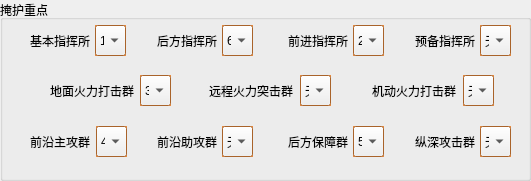
  <widget class="QGroupBox" name="groupBox_2">
   <property name="geometry">
    <rect>
     <x>30</x>
     <y>129</y>
     <width>531</width>
     <height>181</height>
    </rect>
   </property>
   <property name="title">
    <string>掩护重点</string>
   </property>
   <widget class="QLabel" name="label_45">
    <property name="geometry">
     <rect>
      <x>30</x>
      <y>30</y>
      <width>81</width>
      <height>21</height>
     </rect>
    </property>
    <property name="text">
     <string>基本指挥所</string>
    </property>
   </widget>
   <widget class="QComboBox" name="comboBox_40">
    <property name="geometry">
     <rect>
      <x>95</x>
      <y>25</y>
      <width>31</width>
      <height>31</height>
     </rect>
    </property>
    <property name="palette">
     <palette>
      <active>
       <colorrole role="Base">
        <brush brushstyle="SolidPattern">
         <color alpha="255">
          <red>255</red>
          <green>255</green>
          <blue>255</blue>
         </color>
        </brush>
       </colorrole>
       <colorrole role="Window">
        <brush brushstyle="SolidPattern">
         <color alpha="255">
          <red>236</red>
          <green>139</green>
          <blue>59</blue>
         </color>
        </brush>
       </colorrole>
      </active>
      <inactive>
       <colorrole role="Base">
        <brush brushstyle="SolidPattern">
         <color alpha="255">
          <red>255</red>
          <green>255</green>
          <blue>255</blue>
         </color>
        </brush>
       </colorrole>
       <colorrole role="Window">
        <brush brushstyle="SolidPattern">
         <color alpha="255">
          <red>236</red>
          <green>139</green>
          <blue>59</blue>
         </color>
        </brush>
       </colorrole>
      </inactive>
      <disabled>
       <colorrole role="Base">
        <brush brushstyle="SolidPattern">
         <color alpha="255">
          <red>236</red>
          <green>139</green>
          <blue>59</blue>
         </color>
        </brush>
       </colorrole>
       <colorrole role="Window">
        <brush brushstyle="SolidPattern">
         <color alpha="255">
          <red>236</red>
          <green>139</green>
          <blue>59</blue>
         </color>
        </brush>
       </colorrole>
      </disabled>
     </palette>
    </property>
    <property name="autoFillBackground">
     <bool>true</bool>
    </property>
    <item>
     <property name="text">
      <string>1</string>
     </property>
    </item>
    <item>
     <property name="text">
      <string>2</string>
     </property>
    </item>
    <item>
     <property name="text">
      <string>3</string>
     </property>
    </item>
    <item>
     <property name="text">
      <string>4</string>
     </property>
    </item>
    <item>
     <property name="text">
      <string>5</string>
     </property>
    </item>
    <item>
     <property name="text">
      <string>6</string>
     </property>
    </item>
    <item>
     <property name="text">
      <string>7</string>
     </property>
    </item>
    <item>
     <property name="text">
      <string>8</string>
     </property>
    </item>
    <item>
     <property name="text">
      <string>9</string>
     </property>
    </item>
   </widget>
   <widget class="QComboBox" name="comboBox_41">
    <property name="geometry">
     <rect>
      <x>222</x>
      <y>25</y>
      <width>31</width>
      <height>31</height>
     </rect>
    </property>
    <property name="palette">
     <palette>
      <active>
       <colorrole role="Base">
        <brush brushstyle="SolidPattern">
         <color alpha="255">
          <red>255</red>
          <green>255</green>
          <blue>255</blue>
         </color>
        </brush>
       </colorrole>
       <colorrole role="Window">
        <brush brushstyle="SolidPattern">
         <color alpha="255">
          <red>236</red>
          <green>139</green>
          <blue>59</blue>
         </color>
        </brush>
       </colorrole>
      </active>
      <inactive>
       <colorrole role="Base">
        <brush brushstyle="SolidPattern">
         <color alpha="255">
          <red>255</red>
          <green>255</green>
          <blue>255</blue>
         </color>
        </brush>
       </colorrole>
       <colorrole role="Window">
        <brush brushstyle="SolidPattern">
         <color alpha="255">
          <red>236</red>
          <green>139</green>
          <blue>59</blue>
         </color>
        </brush>
       </colorrole>
      </inactive>
      <disabled>
       <colorrole role="Base">
        <brush brushstyle="SolidPattern">
         <color alpha="255">
          <red>236</red>
          <green>139</green>
          <blue>59</blue>
         </color>
        </brush>
       </colorrole>
       <colorrole role="Window">
        <brush brushstyle="SolidPattern">
         <color alpha="255">
          <red>236</red>
          <green>139</green>
          <blue>59</blue>
         </color>
        </brush>
       </colorrole>
      </disabled>
     </palette>
    </property>
    <property name="autoFillBackground">
     <bool>true</bool>
    </property>
    <item>
     <property name="text">
      <string>6</string>
     </property>
    </item>
    <item>
     <property name="text">
      <string>1</string>
     </property>
    </item>
    <item>
     <property name="text">
      <string>2</string>
     </property>
    </item>
    <item>
     <property name="text">
      <string>3</string>
     </property>
    </item>
    <item>
     <property name="text">
      <string>4</string>
     </property>
    </item>
    <item>
     <property name="text">
      <string>5</string>
     </property>
    </item>
    <item>
     <property name="text">
      <string>7</string>
     </property>
    </item>
    <item>
     <property name="text">
      <string>8</string>
     </property>
    </item>
    <item>
     <property name="text">
      <string>9</string>
     </property>
    </item>
   </widget>
   <widget class="QLabel" name="label_46">
    <property name="geometry">
     <rect>
      <x>157</x>
      <y>30</y>
      <width>81</width>
      <height>21</height>
     </rect>
    </property>
    <property name="text">
     <string>后方指挥所</string>
    </property>
   </widget>
   <widget class="QComboBox" name="comboBox_42">
    <property name="geometry">
     <rect>
      <x>353</x>
      <y>25</y>
      <width>31</width>
      <height>31</height>
     </rect>
    </property>
    <property name="palette">
     <palette>
      <active>
       <colorrole role="Base">
        <brush brushstyle="SolidPattern">
         <color alpha="255">
          <red>255</red>
          <green>255</green>
          <blue>255</blue>
         </color>
        </brush>
       </colorrole>
       <colorrole role="Window">
        <brush brushstyle="SolidPattern">
         <color alpha="255">
          <red>236</red>
          <green>139</green>
          <blue>59</blue>
         </color>
        </brush>
       </colorrole>
      </active>
      <inactive>
       <colorrole role="Base">
        <brush brushstyle="SolidPattern">
         <color alpha="255">
          <red>255</red>
          <green>255</green>
          <blue>255</blue>
         </color>
        </brush>
       </colorrole>
       <colorrole role="Window">
        <brush brushstyle="SolidPattern">
         <color alpha="255">
          <red>236</red>
          <green>139</green>
          <blue>59</blue>
         </color>
        </brush>
       </colorrole>
      </inactive>
      <disabled>
       <colorrole role="Base">
        <brush brushstyle="SolidPattern">
         <color alpha="255">
          <red>236</red>
          <green>139</green>
          <blue>59</blue>
         </color>
        </brush>
       </colorrole>
       <colorrole role="Window">
        <brush brushstyle="SolidPattern">
         <color alpha="255">
          <red>236</red>
          <green>139</green>
          <blue>59</blue>
         </color>
        </brush>
       </colorrole>
      </disabled>
     </palette>
    </property>
    <property name="autoFillBackground">
     <bool>true</bool>
    </property>
    <item>
     <property name="text">
      <string>2</string>
     </property>
    </item>
    <item>
     <property name="text">
      <string>1</string>
     </property>
    </item>
    <item>
     <property name="text">
      <string>3</string>
     </property>
    </item>
    <item>
     <property name="text">
      <string>4</string>
     </property>
    </item>
    <item>
     <property name="text">
      <string>5</string>
     </property>
    </item>
    <item>
     <property name="text">
      <string>6</string>
     </property>
    </item>
    <item>
     <property name="text">
      <string>7</string>
     </property>
    </item>
    <item>
     <property name="text">
      <string>8</string>
     </property>
    </item>
    <item>
     <property name="text">
      <string>9</string>
     </property>
    </item>
   </widget>
   <widget class="QLabel" name="label_47">
    <property name="geometry">
     <rect>
      <x>415</x>
      <y>30</y>
      <width>81</width>
      <height>21</height>
     </rect>
    </property>
    <property name="text">
     <string>预备指挥所</string>
    </property>
   </widget>
   <widget class="QLabel" name="label_48">
    <property name="geometry">
     <rect>
      <x>288</x>
      <y>30</y>
      <width>81</width>
      <height>21</height>
     </rect>
    </property>
    <property name="text">
     <string>前进指挥所</string>
    </property>
   </widget>
   <widget class="QComboBox" name="comboBox_43">
    <property name="geometry">
     <rect>
      <x>480</x>
      <y>25</y>
      <width>31</width>
      <height>31</height>
     </rect>
    </property>
    <property name="palette">
     <palette>
      <active>
       <colorrole role="Base">
        <brush brushstyle="SolidPattern">
         <color alpha="255">
          <red>255</red>
          <green>255</green>
          <blue>255</blue>
         </color>
        </brush>
       </colorrole>
       <colorrole role="Window">
        <brush brushstyle="SolidPattern">
         <color alpha="255">
          <red>236</red>
          <green>139</green>
          <blue>59</blue>
         </color>
        </brush>
       </colorrole>
      </active>
      <inactive>
       <colorrole role="Base">
        <brush brushstyle="SolidPattern">
         <color alpha="255">
          <red>255</red>
          <green>255</green>
          <blue>255</blue>
         </color>
        </brush>
       </colorrole>
       <colorrole role="Window">
        <brush brushstyle="SolidPattern">
         <color alpha="255">
          <red>236</red>
          <green>139</green>
          <blue>59</blue>
         </color>
        </brush>
       </colorrole>
      </inactive>
      <disabled>
       <colorrole role="Base">
        <brush brushstyle="SolidPattern">
         <color alpha="255">
          <red>236</red>
          <green>139</green>
          <blue>59</blue>
         </color>
        </brush>
       </colorrole>
       <colorrole role="Window">
        <brush brushstyle="SolidPattern">
         <color alpha="255">
          <red>236</red>
          <green>139</green>
          <blue>59</blue>
         </color>
        </brush>
       </colorrole>
      </disabled>
     </palette>
    </property>
    <property name="autoFillBackground">
     <bool>true</bool>
    </property>
    <item>
     <property name="text">
      <string>无</string>
     </property>
    </item>
    <item>
     <property name="text">
      <string>1</string>
     </property>
    </item>
    <item>
     <property name="text">
      <string>2</string>
     </property>
    </item>
    <item>
     <property name="text">
      <string>3</string>
     </property>
    </item>
    <item>
     <property name="text">
      <string>4</string>
     </property>
    </item>
    <item>
     <property name="text">
      <string>5</string>
     </property>
    </item>
    <item>
     <property name="text">
      <string>6</string>
     </property>
    </item>
    <item>
     <property name="text">
      <string>7</string>
     </property>
    </item>
    <item>
     <property name="text">
      <string>8</string>
     </property>
    </item>
    <item>
     <property name="text">
      <string>9</string>
     </property>
    </item>
   </widget>
   <widget class="QComboBox" name="comboBox_44">
    <property name="geometry">
     <rect>
      <x>140</x>
      <y>75</y>
      <width>31</width>
      <height>31</height>
     </rect>
    </property>
    <property name="palette">
     <palette>
      <active>
       <colorrole role="Base">
        <brush brushstyle="SolidPattern">
         <color alpha="255">
          <red>255</red>
          <green>255</green>
          <blue>255</blue>
         </color>
        </brush>
       </colorrole>
       <colorrole role="Window">
        <brush brushstyle="SolidPattern">
         <color alpha="255">
          <red>236</red>
          <green>139</green>
          <blue>59</blue>
         </color>
        </brush>
       </colorrole>
      </active>
      <inactive>
       <colorrole role="Base">
        <brush brushstyle="SolidPattern">
         <color alpha="255">
          <red>255</red>
          <green>255</green>
          <blue>255</blue>
         </color>
        </brush>
       </colorrole>
       <colorrole role="Window">
        <brush brushstyle="SolidPattern">
         <color alpha="255">
          <red>236</red>
          <green>139</green>
          <blue>59</blue>
         </color>
        </brush>
       </colorrole>
      </inactive>
      <disabled>
       <colorrole role="Base">
        <brush brushstyle="SolidPattern">
         <color alpha="255">
          <red>236</red>
          <green>139</green>
          <blue>59</blue>
         </color>
        </brush>
       </colorrole>
       <colorrole role="Window">
        <brush brushstyle="SolidPattern">
         <color alpha="255">
          <red>236</red>
          <green>139</green>
          <blue>59</blue>
         </color>
        </brush>
       </colorrole>
      </disabled>
     </palette>
    </property>
    <property name="autoFillBackground">
     <bool>true</bool>
    </property>
    <item>
     <property name="text">
      <string>3</string>
     </property>
    </item>
    <item>
     <property name="text">
      <string>1</string>
     </property>
    </item>
    <item>
     <property name="text">
      <string>2</string>
     </property>
    </item>
    <item>
     <property name="text">
      <string>4</string>
     </property>
    </item>
    <item>
     <property name="text">
      <string>5</string>
     </property>
    </item>
    <item>
     <property name="text">
      <string>6</string>
     </property>
    </item>
    <item>
     <property name="text">
      <string>7</string>
     </property>
    </item>
    <item>
     <property name="text">
      <string>8</string>
     </property>
    </item>
    <item>
     <property name="text">
      <string>9</string>
     </property>
    </item>
   </widget>
   <widget class="QLabel" name="label_49">
    <property name="geometry">
     <rect>
      <x>209</x>
      <y>80</y>
      <width>91</width>
      <height>21</height>
     </rect>
    </property>
    <property name="text">
     <string>远程火力突击群</string>
    </property>
   </widget>
   <widget class="QLabel" name="label_50">
    <property name="geometry">
     <rect>
      <x>372</x>
      <y>80</y>
      <width>91</width>
      <height>21</height>
     </rect>
    </property>
    <property name="text">
     <string>机动火力打击群</string>
    </property>
   </widget>
   <widget class="QLabel" name="label_51">
    <property name="geometry">
     <rect>
      <x>50</x>
      <y>80</y>
      <width>91</width>
      <height>21</height>
     </rect>
    </property>
    <property name="text">
     <string>地面火力打击群</string>
    </property>
   </widget>
   <widget class="QComboBox" name="comboBox_46">
    <property name="geometry">
     <rect>
      <x>300</x>
      <y>75</y>
      <width>31</width>
      <height>31</height>
     </rect>
    </property>
    <property name="palette">
     <palette>
      <active>
       <colorrole role="Base">
        <brush brushstyle="SolidPattern">
         <color alpha="255">
          <red>255</red>
          <green>255</green>
          <blue>255</blue>
         </color>
        </brush>
       </colorrole>
       <colorrole role="Window">
        <brush brushstyle="SolidPattern">
         <color alpha="255">
          <red>236</red>
          <green>139</green>
          <blue>59</blue>
         </color>
        </brush>
       </colorrole>
      </active>
      <inactive>
       <colorrole role="Base">
        <brush brushstyle="SolidPattern">
         <color alpha="255">
          <red>255</red>
          <green>255</green>
          <blue>255</blue>
         </color>
        </brush>
       </colorrole>
       <colorrole role="Window">
        <brush brushstyle="SolidPattern">
         <color alpha="255">
          <red>236</red>
          <green>139</green>
          <blue>59</blue>
         </color>
        </brush>
       </colorrole>
      </inactive>
      <disabled>
       <colorrole role="Base">
        <brush brushstyle="SolidPattern">
         <color alpha="255">
          <red>236</red>
          <green>139</green>
          <blue>59</blue>
         </color>
        </brush>
       </colorrole>
       <colorrole role="Window">
        <brush brushstyle="SolidPattern">
         <color alpha="255">
          <red>236</red>
          <green>139</green>
          <blue>59</blue>
         </color>
        </brush>
       </colorrole>
      </disabled>
     </palette>
    </property>
    <property name="autoFillBackground">
     <bool>true</bool>
    </property>
    <item>
     <property name="text">
      <string>无</string>
     </property>
    </item>
    <item>
     <property name="text">
      <string>1</string>
     </property>
    </item>
    <item>
     <property name="text">
      <string>2</string>
     </property>
    </item>
    <item>
     <property name="text">
      <string>3</string>
     </property>
    </item>
    <item>
     <property name="text">
      <string>4</string>
     </property>
    </item>
    <item>
     <property name="text">
      <string>5</string>
     </property>
    </item>
    <item>
     <property name="text">
      <string>6</string>
     </property>
    </item>
    <item>
     <property name="text">
      <string>7</string>
     </property>
    </item>
    <item>
     <property name="text">
      <string>8</string>
     </property>
    </item>
    <item>
     <property name="text">
      <string>9</string>
     </property>
    </item>
   </widget>
   <widget class="QComboBox" name="comboBox_47">
    <property name="geometry">
     <rect>
      <x>463</x>
      <y>75</y>
      <width>31</width>
      <height>31</height>
     </rect>
    </property>
    <property name="palette">
     <palette>
      <active>
       <colorrole role="Base">
        <brush brushstyle="SolidPattern">
         <color alpha="255">
          <red>255</red>
          <green>255</green>
          <blue>255</blue>
         </color>
        </brush>
       </colorrole>
       <colorrole role="Window">
        <brush brushstyle="SolidPattern">
         <color alpha="255">
          <red>236</red>
          <green>139</green>
          <blue>59</blue>
         </color>
        </brush>
       </colorrole>
      </active>
      <inactive>
       <colorrole role="Base">
        <brush brushstyle="SolidPattern">
         <color alpha="255">
          <red>255</red>
          <green>255</green>
          <blue>255</blue>
         </color>
        </brush>
       </colorrole>
       <colorrole role="Window">
        <brush brushstyle="SolidPattern">
         <color alpha="255">
          <red>236</red>
          <green>139</green>
          <blue>59</blue>
         </color>
        </brush>
       </colorrole>
      </inactive>
      <disabled>
       <colorrole role="Base">
        <brush brushstyle="SolidPattern">
         <color alpha="255">
          <red>236</red>
          <green>139</green>
          <blue>59</blue>
         </color>
        </brush>
       </colorrole>
       <colorrole role="Window">
        <brush brushstyle="SolidPattern">
         <color alpha="255">
          <red>236</red>
          <green>139</green>
          <blue>59</blue>
         </color>
        </brush>
       </colorrole>
      </disabled>
     </palette>
    </property>
    <property name="autoFillBackground">
     <bool>true</bool>
    </property>
    <item>
     <property name="text">
      <string>无</string>
     </property>
    </item>
    <item>
     <property name="text">
      <string>1</string>
     </property>
    </item>
    <item>
     <property name="text">
      <string>2</string>
     </property>
    </item>
    <item>
     <property name="text">
      <string>3</string>
     </property>
    </item>
    <item>
     <property name="text">
      <string>4</string>
     </property>
    </item>
    <item>
     <property name="text">
      <string>5</string>
     </property>
    </item>
    <item>
     <property name="text">
      <string>6</string>
     </property>
    </item>
    <item>
     <property name="text">
      <string>7</string>
     </property>
    </item>
    <item>
     <property name="text">
      <string>8</string>
     </property>
    </item>
    <item>
     <property name="text">
      <string>9</string>
     </property>
    </item>
   </widget>
   <widget class="QComboBox" name="comboBox_48">
    <property name="geometry">
     <rect>
      <x>353</x>
      <y>126</y>
      <width>31</width>
      <height>31</height>
     </rect>
    </property>
    <property name="palette">
     <palette>
      <active>
       <colorrole role="Base">
        <brush brushstyle="SolidPattern">
         <color alpha="255">
          <red>255</red>
          <green>255</green>
          <blue>255</blue>
         </color>
        </brush>
       </colorrole>
       <colorrole role="Window">
        <brush brushstyle="SolidPattern">
         <color alpha="255">
          <red>236</red>
          <green>139</green>
          <blue>59</blue>
         </color>
        </brush>
       </colorrole>
      </active>
      <inactive>
       <colorrole role="Base">
        <brush brushstyle="SolidPattern">
         <color alpha="255">
          <red>255</red>
          <green>255</green>
          <blue>255</blue>
         </color>
        </brush>
       </colorrole>
       <colorrole role="Window">
        <brush brushstyle="SolidPattern">
         <color alpha="255">
          <red>236</red>
          <green>139</green>
          <blue>59</blue>
         </color>
        </brush>
       </colorrole>
      </inactive>
      <disabled>
       <colorrole role="Base">
        <brush brushstyle="SolidPattern">
         <color alpha="255">
          <red>236</red>
          <green>139</green>
          <blue>59</blue>
         </color>
        </brush>
       </colorrole>
       <colorrole role="Window">
        <brush brushstyle="SolidPattern">
         <color alpha="255">
          <red>236</red>
          <green>139</green>
          <blue>59</blue>
         </color>
        </brush>
       </colorrole>
      </disabled>
     </palette>
    </property>
    <property name="autoFillBackground">
     <bool>true</bool>
    </property>
    <item>
     <property name="text">
      <string>5</string>
     </property>
    </item>
    <item>
     <property name="text">
      <string>1</string>
     </property>
    </item>
    <item>
     <property name="text">
      <string>2</string>
     </property>
    </item>
    <item>
     <property name="text">
      <string>3</string>
     </property>
    </item>
    <item>
     <property name="text">
      <string>4</string>
     </property>
    </item>
    <item>
     <property name="text">
      <string>6</string>
     </property>
    </item>
    <item>
     <property name="text">
      <string>7</string>
     </property>
    </item>
    <item>
     <property name="text">
      <string>8</string>
     </property>
    </item>
    <item>
     <property name="text">
      <string>9</string>
     </property>
    </item>
   </widget>
   <widget class="QComboBox" name="comboBox_49">
    <property name="geometry">
     <rect>
      <x>96</x>
      <y>126</y>
      <width>31</width>
      <height>31</height>
     </rect>
    </property>
    <property name="palette">
     <palette>
      <active>
       <colorrole role="Base">
        <brush brushstyle="SolidPattern">
         <color alpha="255">
          <red>255</red>
          <green>255</green>
          <blue>255</blue>
         </color>
        </brush>
       </colorrole>
       <colorrole role="Window">
        <brush brushstyle="SolidPattern">
         <color alpha="255">
          <red>236</red>
          <green>139</green>
          <blue>59</blue>
         </color>
        </brush>
       </colorrole>
      </active>
      <inactive>
       <colorrole role="Base">
        <brush brushstyle="SolidPattern">
         <color alpha="255">
          <red>255</red>
          <green>255</green>
          <blue>255</blue>
         </color>
        </brush>
       </colorrole>
       <colorrole role="Window">
        <brush brushstyle="SolidPattern">
         <color alpha="255">
          <red>236</red>
          <green>139</green>
          <blue>59</blue>
         </color>
        </brush>
       </colorrole>
      </inactive>
      <disabled>
       <colorrole role="Base">
        <brush brushstyle="SolidPattern">
         <color alpha="255">
          <red>236</red>
          <green>139</green>
          <blue>59</blue>
         </color>
        </brush>
       </colorrole>
       <colorrole role="Window">
        <brush brushstyle="SolidPattern">
         <color alpha="255">
          <red>236</red>
          <green>139</green>
          <blue>59</blue>
         </color>
        </brush>
       </colorrole>
      </disabled>
     </palette>
    </property>
    <property name="autoFillBackground">
     <bool>true</bool>
    </property>
    <item>
     <property name="text">
      <string>4</string>
     </property>
    </item>
    <item>
     <property name="text">
      <string>1</string>
     </property>
    </item>
    <item>
     <property name="text">
      <string>2</string>
     </property>
    </item>
    <item>
     <property name="text">
      <string>3</string>
     </property>
    </item>
    <item>
     <property name="text">
      <string>5</string>
     </property>
    </item>
    <item>
     <property name="text">
      <string>6</string>
     </property>
    </item>
    <item>
     <property name="text">
      <string>7</string>
     </property>
    </item>
    <item>
     <property name="text">
      <string>8</string>
     </property>
    </item>
    <item>
     <property name="text">
      <string>9</string>
     </property>
    </item>
   </widget>
   <widget class="QComboBox" name="comboBox_50">
    <property name="geometry">
     <rect>
      <x>480</x>
      <y>126</y>
      <width>31</width>
      <height>31</height>
     </rect>
    </property>
    <property name="palette">
     <palette>
      <active>
       <colorrole role="Base">
        <brush brushstyle="SolidPattern">
         <color alpha="255">
          <red>255</red>
          <green>255</green>
          <blue>255</blue>
         </color>
        </brush>
       </colorrole>
       <colorrole role="Window">
        <brush brushstyle="SolidPattern">
         <color alpha="255">
          <red>236</red>
          <green>139</green>
          <blue>59</blue>
         </color>
        </brush>
       </colorrole>
      </active>
      <inactive>
       <colorrole role="Base">
        <brush brushstyle="SolidPattern">
         <color alpha="255">
          <red>255</red>
          <green>255</green>
          <blue>255</blue>
         </color>
        </brush>
       </colorrole>
       <colorrole role="Window">
        <brush brushstyle="SolidPattern">
         <color alpha="255">
          <red>236</red>
          <green>139</green>
          <blue>59</blue>
         </color>
        </brush>
       </colorrole>
      </inactive>
      <disabled>
       <colorrole role="Base">
        <brush brushstyle="SolidPattern">
         <color alpha="255">
          <red>236</red>
          <green>139</green>
          <blue>59</blue>
         </color>
        </brush>
       </colorrole>
       <colorrole role="Window">
        <brush brushstyle="SolidPattern">
         <color alpha="255">
          <red>236</red>
          <green>139</green>
          <blue>59</blue>
         </color>
        </brush>
       </colorrole>
      </disabled>
     </palette>
    </property>
    <property name="autoFillBackground">
     <bool>true</bool>
    </property>
    <item>
     <property name="text">
      <string>无</string>
     </property>
    </item>
    <item>
     <property name="text">
      <string>1</string>
     </property>
    </item>
    <item>
     <property name="text">
      <string>2</string>
     </property>
    </item>
    <item>
     <property name="text">
      <string>3</string>
     </property>
    </item>
    <item>
     <property name="text">
      <string>4</string>
     </property>
    </item>
    <item>
     <property name="text">
      <string>5</string>
     </property>
    </item>
    <item>
     <property name="text">
      <string>6</string>
     </property>
    </item>
    <item>
     <property name="text">
      <string>7</string>
     </property>
    </item>
    <item>
     <property name="text">
      <string>8</string>
     </property>
    </item>
    <item>
     <property name="text">
      <string>9</string>
     </property>
    </item>
   </widget>
   <widget class="QComboBox" name="comboBox_51">
    <property name="geometry">
     <rect>
      <x>222</x>
      <y>126</y>
      <width>31</width>
      <height>31</height>
     </rect>
    </property>
    <property name="palette">
     <palette>
      <active>
       <colorrole role="Base">
        <brush brushstyle="SolidPattern">
         <color alpha="255">
          <red>255</red>
          <green>255</green>
          <blue>255</blue>
         </color>
        </brush>
       </colorrole>
       <colorrole role="Window">
        <brush brushstyle="SolidPattern">
         <color alpha="255">
          <red>236</red>
          <green>139</green>
          <blue>59</blue>
         </color>
        </brush>
       </colorrole>
      </active>
      <inactive>
       <colorrole role="Base">
        <brush brushstyle="SolidPattern">
         <color alpha="255">
          <red>255</red>
          <green>255</green>
          <blue>255</blue>
         </color>
        </brush>
       </colorrole>
       <colorrole role="Window">
        <brush brushstyle="SolidPattern">
         <color alpha="255">
          <red>236</red>
          <green>139</green>
          <blue>59</blue>
         </color>
        </brush>
       </colorrole>
      </inactive>
      <disabled>
       <colorrole role="Base">
        <brush brushstyle="SolidPattern">
         <color alpha="255">
          <red>236</red>
          <green>139</green>
          <blue>59</blue>
         </color>
        </brush>
       </colorrole>
       <colorrole role="Window">
        <brush brushstyle="SolidPattern">
         <color alpha="255">
          <red>236</red>
          <green>139</green>
          <blue>59</blue>
         </color>
        </brush>
       </colorrole>
      </disabled>
     </palette>
    </property>
    <property name="autoFillBackground">
     <bool>true</bool>
    </property>
    <item>
     <property name="text">
      <string>无</string>
     </property>
    </item>
    <item>
     <property name="text">
      <string>1</string>
     </property>
    </item>
    <item>
     <property name="text">
      <string>2</string>
     </property>
    </item>
    <item>
     <property name="text">
      <string>3</string>
     </property>
    </item>
    <item>
     <property name="text">
      <string>4</string>
     </property>
    </item>
    <item>
     <property name="text">
      <string>5</string>
     </property>
    </item>
    <item>
     <property name="text">
      <string>6</string>
     </property>
    </item>
    <item>
     <property name="text">
      <string>7</string>
     </property>
    </item>
    <item>
     <property name="text">
      <string>8</string>
     </property>
    </item>
    <item>
     <property name="text">
      <string>9</string>
     </property>
    </item>
   </widget>
   <widget class="QLabel" name="label_53">
    <property name="geometry">
     <rect>
      <x>415</x>
      <y>131</y>
      <width>81</width>
      <height>21</height>
     </rect>
    </property>
    <property name="text">
     <string>纵深攻击群</string>
    </property>
   </widget>
   <widget class="QLabel" name="label_54">
    <property name="geometry">
     <rect>
      <x>288</x>
      <y>131</y>
      <width>81</width>
      <height>21</height>
     </rect>
    </property>
    <property name="text">
     <string>后方保障群</string>
    </property>
   </widget>
   <widget class="QLabel" name="label_55">
    <property name="geometry">
     <rect>
      <x>157</x>
      <y>131</y>
      <width>81</width>
      <height>21</height>
     </rect>
    </property>
    <property name="text">
     <string>前沿助攻群</string>
    </property>
   </widget>
   <widget class="QLabel" name="label_56">
    <property name="geometry">
     <rect>
      <x>30</x>
      <y>131</y>
      <width>91</width>
      <height>21</height>
     </rect>
    </property>
    <property name="text">
     <string>前沿主攻群</string>
    </property>
   </widget>
  </widget>
